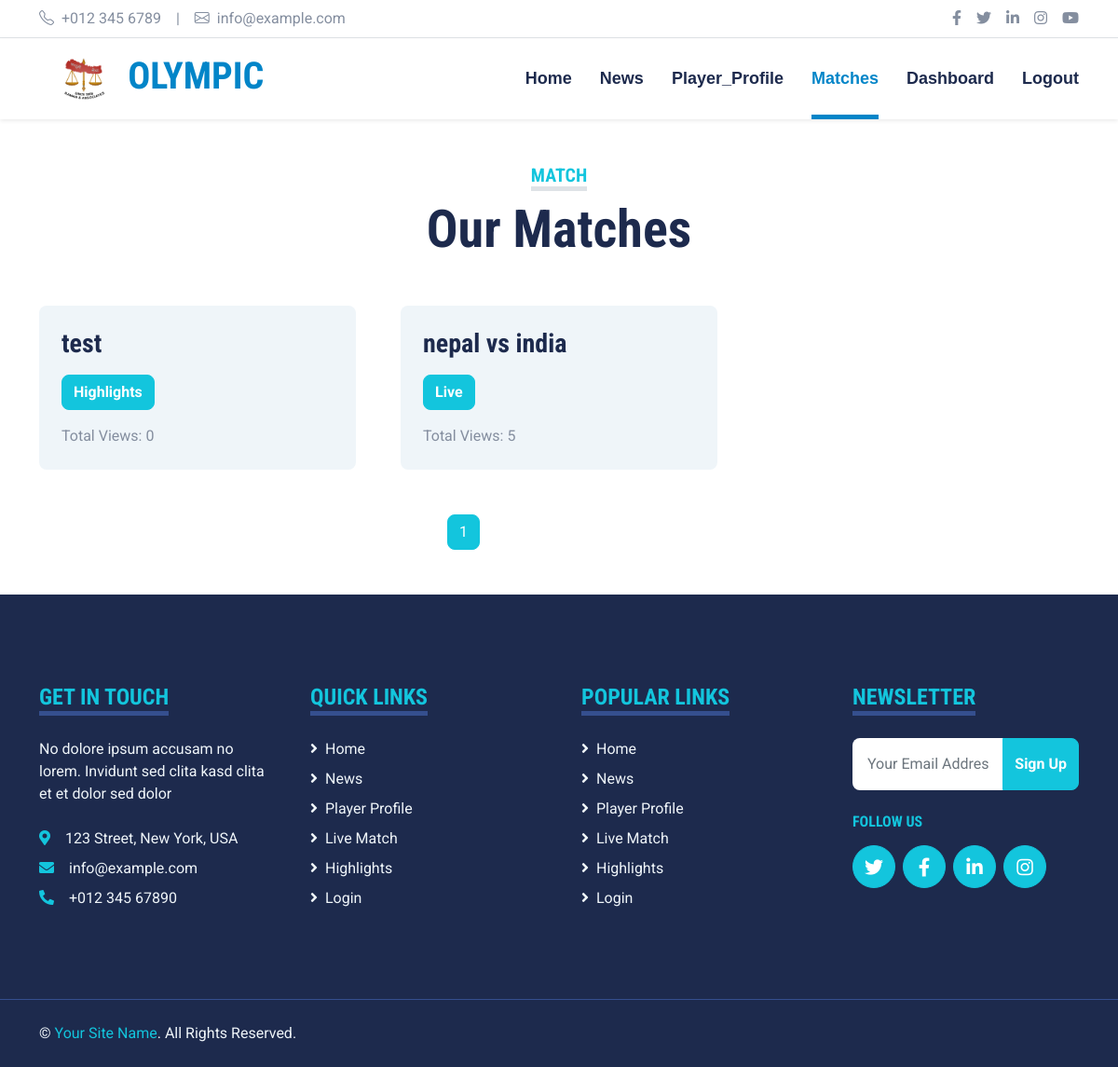
Page /live/ (signed in) on the earlier database version.
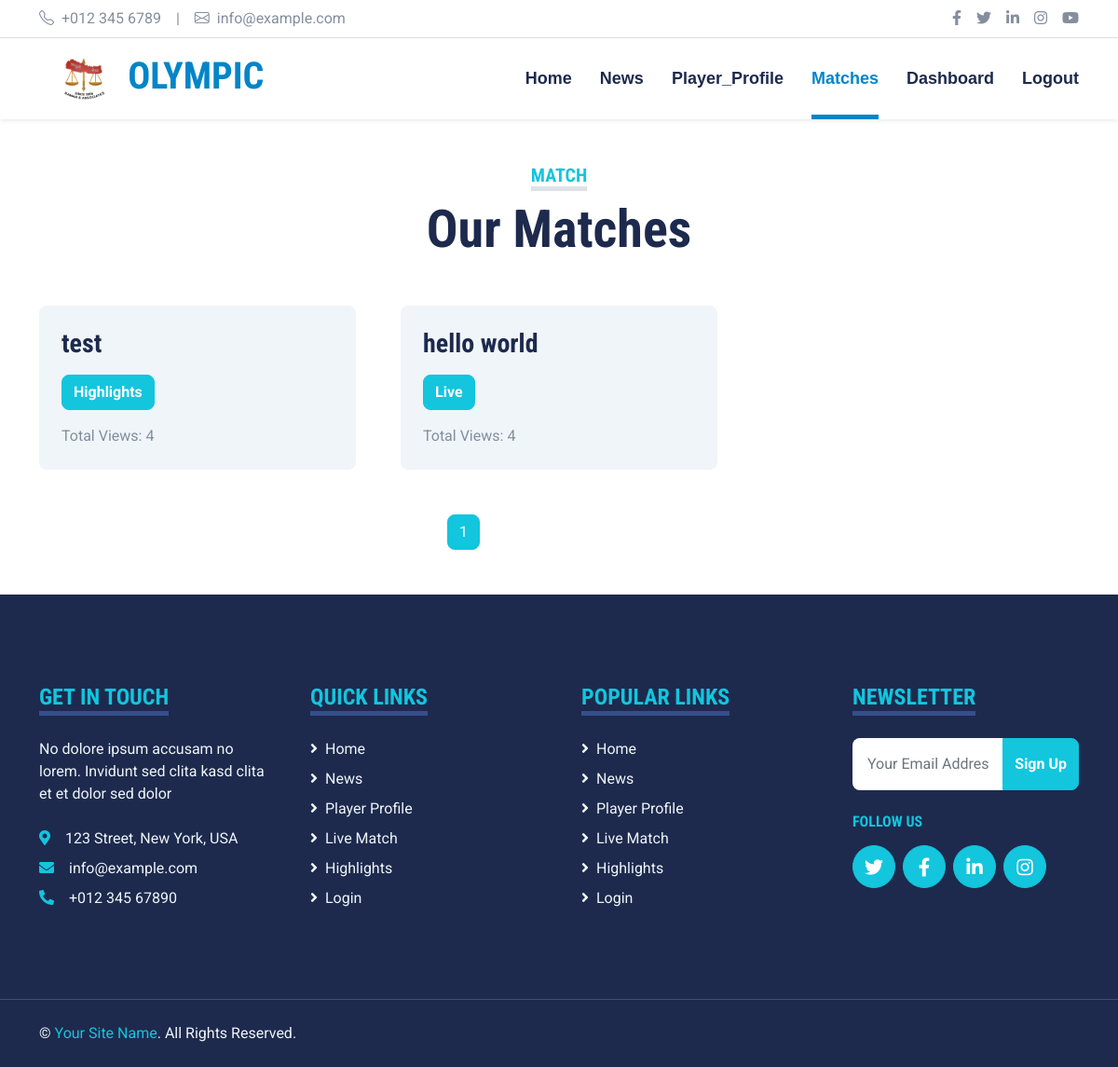
Same page on the later database version.
### broadcast/models.py (models this page shows, shortened)
class Broadcast(models.Model):
    title = models.CharField(max_length=100)
    url = models.TextField(max_length=300)
    categories = models.ForeignKey(Categories, on_delete=models.PROTECT)
    total_view = models.IntegerField(default=0)

class Categories(models.Model):
    name = models.CharField(max_length=100)
    def __str__(self):
        return self.name

### home/views.py (the view)
# urls.py: path('live/', views.LiveMatchesListView.as_view(), name='live'),
@method_decorator(is_login(), name='dispatch')
class LiveMatchesListView(ListView):
    model = Broadcast
    context_object_name = 'matches'
    template_name = 'home/live_match.html'
    paginate_by = 12
    def get_context_data(self,*args, **kwargs):
        context = super().get_context_data(**kwargs)
        context['active'] = 'matches'
        return context

### home/templates/home/live_match.html (shortened to what this page needs)
{% extends 'home/base.html' %}
{% load static %}
{% block body %}
    <div class="container-fluid py-5">
        <div class="container">
            <div class="text-center mx-auto mb-5" style="max-width: 500px;">
                <h5 class="d-inline-block text-primary text-uppercase border-bottom border-5">Match</h5>
                <h1 class="display-4">Our Matches</h1>
            </div>
            <div class="row g-5">
                {% for match in matches %}
                    <div class="col-xl-4 col-lg-6">
                        <div class="bg-light rounded overflow-hidden">
                            <div class="p-4">
                                <a class="h3 d-block mb-3"
                                   href="{% url 'home:live_details' match.pk %}">{{ match.title|truncatechars:40 }}</a>
                                <p class="btn btn-primary">{{ match.categories }}</p>
                                <p class="m-0">Total Views: {{ match.total_view }}</p>
                            </div>
                        </div>
                    </div>
                {% endfor %}
            </div>
        </div>
    </div>
    <nav aria-label="Page navigation" style="margin-left: 40%;">
        <ul class="pagination">
            {% for n in page_obj.paginator.page_range %}
                {% if page_obj.number == n %}
                    <li class="page-item active">
                        <span class="page-link">{{ n }}<span class="sr-only">(current)</span></span>
                    </li>
                {% elif n > page_obj.number|add:'-3' and n < page_obj.number|add:'3' %}
                    <li class="page-item"><a class="page-link" href="?page={{ n }}">{{ n }}</a></li>
                {% endif %}
            {% endfor %}
               </ul>
    </nav>
{% endblock %}

Differences in the rows shown:
removed Broadcast: title "nepal vs india", categories "Live", total_view "5"
changed Broadcast "test": total_view "0" → "4"
added Broadcast: title "hello world", categories "Live", total_view "4"
